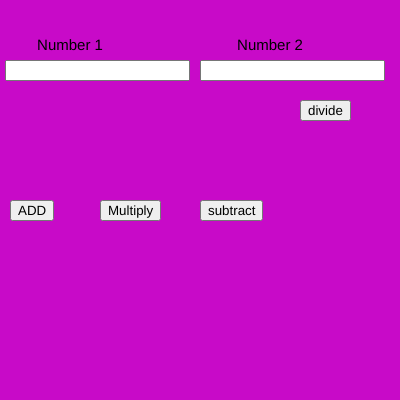
Frame 1 (no input)
Frame 60 (no input): identical to frame 1, image omitted
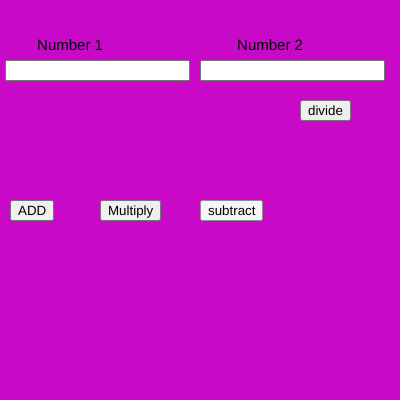
Frame 120 (the mouse pressed at the canvas centre since frame 60)

The p5.js sketch that drew these frames (run headless with seeded random() and noise() and a simulated clock; from frame 60 on, the mouse is pressed at the canvas centre):

// p5.js sketch
// ── sketch.js
var n1,n2;
var b1,b2,b3,b4;

function setup() {
  
  createCanvas(400, 400);
  
  num1 = createInput();
  num1.position(5, 60);
  
  num2 = createInput();
  num2.position(200, 60);
  
  b1 = createButton("ADD");
  b1.position(10, 200);
  b1.mousePressed(add);
  
  b2 = createButton("Multiply");
  b2.position(100, 200);
  b2.mousePressed(mul);
  
b3 = createButton("subtract")
b3.position(200, 200)
b3.mousePressed(sub)

b4 = createButton("divide")
b4.position(300, 100)
b4.mousePressed(division)

  
  textAlign(CENTER);
  textSize(15);
}

function draw() {
  background(200,10,200)
  text("Number 1",70,50)
  text("Number 2",270,50)
  n1=parseInt(num1.value())
n2=parseInt(num2.value())
}
function add(){
  console.log(n1+n2)}

 function sub(){
   console.log(n1-n2)}
   
  function mul(){
    console.log(n1*n2)}

    function division(){
    console.log(n1/n2)}
  
